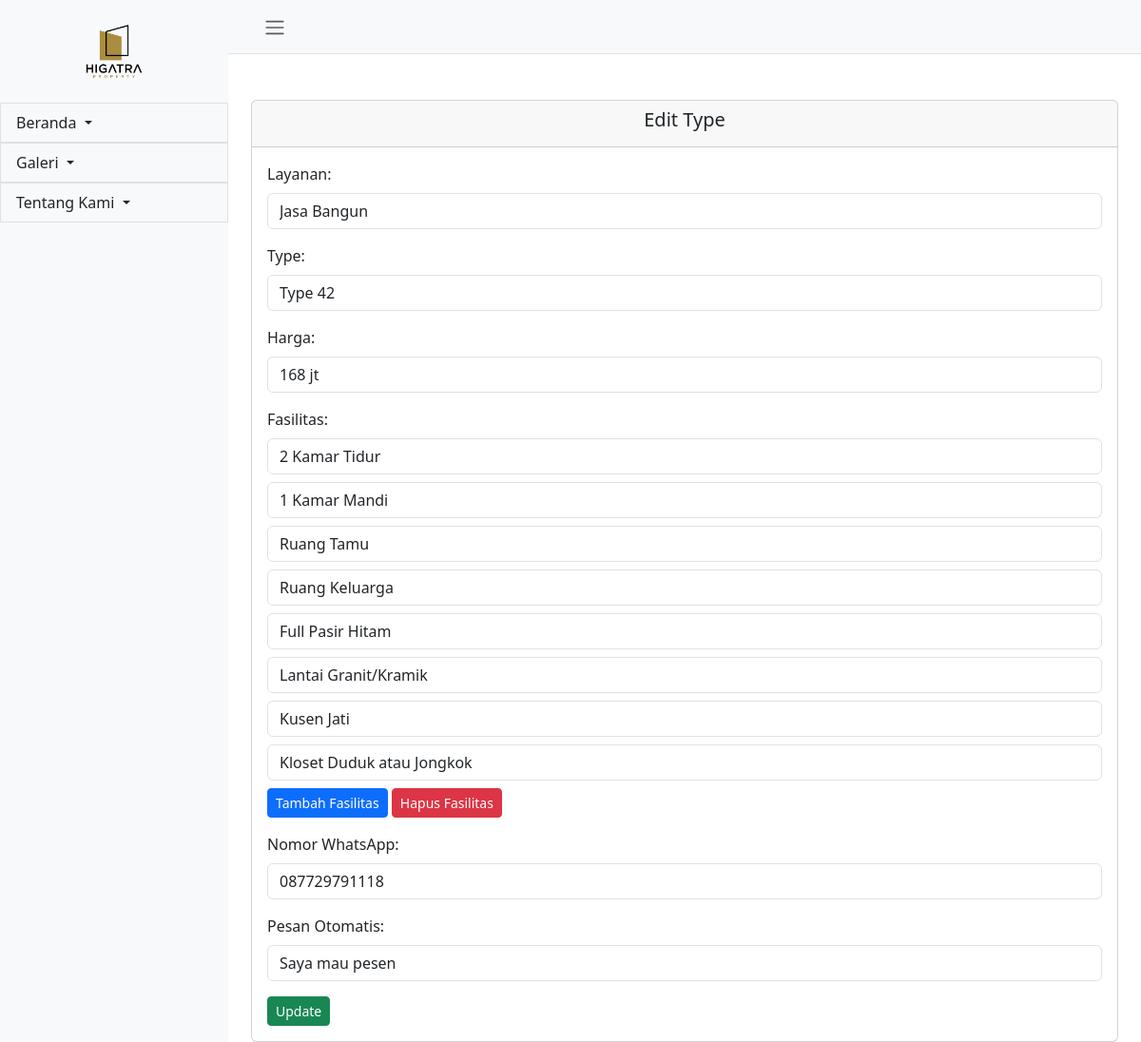
Screenshot of /admin/tabel_harga/edit.php?id=2 with the database file from the repository.
### tables this page shows
CREATE TABLE `us_section2` (
  `id` int(11) NOT NULL,
  `type` varchar(50) DEFAULT NULL,
  `harga` varchar(100) DEFAULT NULL,
  `fasilitas` text DEFAULT NULL,
  `nomor_whatsapp` varchar(20) DEFAULT NULL,
  `pesan_otomatis` varchar(255) DEFAULT NULL,
  `service_id` int(11) DEFAULT NULL
);

CREATE TABLE `services` (
  `id` int(11) NOT NULL,
  `image_url` varchar(255) NOT NULL,
  `description` varchar(255) NOT NULL,
  `description_2` text DEFAULT NULL
);

### admin/tabel_harga/edit.php (the view, shortened to what this page needs)
<?php
include '../../kon/koneksi.php';
$id = $_GET['id'];
$row = mysqli_fetch_assoc(mysqli_query($conn, "SELECT * FROM us_section2 WHERE id = $id"));
$services_query = "SELECT id, description FROM services";
$services_result = mysqli_query($conn, $services_query);
$fasilitas = explode(',', $row['fasilitas']);
?>
<?php include "../layout/header-admin.php"; ?>
<div class="container mt-5">
    <div class="card">
        <div class="card-header text-center">
            <h5>Edit Type</h5>
        </div>
        <div class="card-body">
            <form method="post">
                <div class="mb-3">
                    <label for="service_id" class="form-label">Layanan:</label>
                    <select name="service_id" class="form-control" required>
                        <?php while ($service = mysqli_fetch_assoc($services_result)) : ?>
                            <option value="<?= $service['id']; ?>" <?= $row['service_id'] == $service['id'] ? 'selected' : '' ?>>
                                <?= $service['description']; ?>
                            </option>
                        <?php endwhile; ?>
                    </select>
                </div>
                <div class="mb-3">
                    <label for="type" class="form-label">Type:</label>
                    <input type="text" name="type" class="form-control" value="<?= $row['type']; ?>" required>
                </div>
                <div class="mb-3">
                    <label for="harga" class="form-label">Harga:</label>
                    <input type="text" name="harga" class="form-control" value="<?= $row['harga']; ?>" required>
                </div>
                <div class="mb-3">
                    <label for="fasilitas" class="form-label">Fasilitas:</label>
                    <div id="fasilitasContainer">
                        <?php foreach ($fasilitas as $fas) : ?>
                            <input type="text" name="fasilitas[]" class="form-control mb-2" value="<?= $fas; ?>" required>
                        <?php endforeach; ?>
                    </div>
                    <button type="button" class="btn btn-primary btn-sm" onclick="addFasilitasField()">Tambah Fasilitas</button>
                    <button type="button" class="btn btn-danger btn-sm" onclick="removeFasilitasField()">Hapus Fasilitas</button>
                </div>
                <div class="mb-3">
                    <label for="nomor_whatsapp" class="form-label">Nomor WhatsApp:</label>
                    <input type="text" name="nomor_whatsapp" class="form-control" value="<?= $row['nomor_whatsapp']; ?>" required>
                </div>
                <div class="mb-3">
                    <label for="pesan_otomatis" class="form-label">Pesan Otomatis:</label>
                    <input type="text" name="pesan_otomatis" class="form-control" value="<?= $row['pesan_otomatis']; ?>" required>
                </div>
                <button type="submit" name="submit" class="btn btn-success btn-sm">Update</button>
            </form>
        </div>
    </div>
</div>
<?php include "../layout/footer-admin.php"; ?>

### rows the page displays
us_section2: service_id "Jasa Bangun", type "Type 42", harga "168 jt", fasilitas "2 Kamar Tidur", fasilitas "1 Kamar Mandi", fasilitas "Ruang Tamu", fasilitas "Ruang Keluarga", fasilitas "Full Pasir Hitam", fasilitas "Lantai Granit/Kramik", fasilitas "Kusen Jati", fasilitas "Kloset Duduk atau Jongkok", nomor_whatsapp "087729791118", pesan_otomatis "Saya mau pesen"
